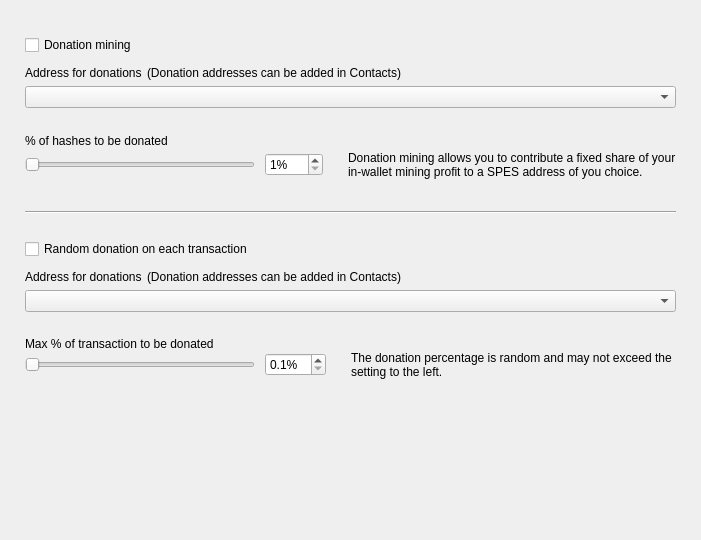
<?xml version="1.0" encoding="UTF-8"?>
<ui version="4.0">
 <class>DonationOptionsFrame</class>
 <widget class="QFrame" name="DonationOptionsFrame">
  <property name="geometry">
   <rect>
    <x>0</x>
    <y>0</y>
    <width>701</width>
    <height>540</height>
   </rect>
  </property>
  <property name="windowTitle">
   <string>Frame</string>
  </property>
  <property name="frameShape">
   <enum>QFrame::NoFrame</enum>
  </property>
  <property name="frameShadow">
   <enum>QFrame::Raised</enum>
  </property>
  <layout class="QVBoxLayout" name="verticalLayout">
   <property name="spacing">
    <number>10</number>
   </property>
   <property name="leftMargin">
    <number>25</number>
   </property>
   <property name="topMargin">
    <number>35</number>
   </property>
   <property name="rightMargin">
    <number>25</number>
   </property>
   <property name="bottomMargin">
    <number>0</number>
   </property>
   <item>
    <widget class="QCheckBox" name="m_enableDonationMiningCheck">
     <property name="text">
      <string>Donation mining</string>
     </property>
    </widget>
   </item>
   <item>
    <widget class="QFrame" name="m_donationMiningFrame">
     <property name="frameShape">
      <enum>QFrame::NoFrame</enum>
     </property>
     <property name="frameShadow">
      <enum>QFrame::Raised</enum>
     </property>
     <layout class="QGridLayout" name="gridLayout" columnstretch="1,0,0,1">
      <property name="leftMargin">
       <number>0</number>
      </property>
      <property name="topMargin">
       <number>0</number>
      </property>
      <property name="rightMargin">
       <number>0</number>
      </property>
      <property name="bottomMargin">
       <number>0</number>
      </property>
      <property name="horizontalSpacing">
       <number>10</number>
      </property>
      <property name="verticalSpacing">
       <number>0</number>
      </property>
      <item row="2" column="0" colspan="4">
       <widget class="QComboBox" name="m_donationMiningAddressCombo"/>
      </item>
      <item row="3" column="0" colspan="4">
       <spacer name="verticalSpacer_2">
        <property name="orientation">
         <enum>Qt::Vertical</enum>
        </property>
        <property name="sizeType">
         <enum>QSizePolicy::Fixed</enum>
        </property>
        <property name="sizeHint" stdset="0">
         <size>
          <width>20</width>
          <height>25</height>
         </size>
        </property>
       </spacer>
      </item>
      <item row="4" column="0" colspan="4">
       <widget class="WalletGui::WalletNormalBlackTextLabel" name="label_2">
        <property name="minimumSize">
         <size>
          <width>0</width>
          <height>16</height>
         </size>
        </property>
        <property name="text">
         <string>% of hashes to be donated</string>
        </property>
        <property name="indent">
         <number>0</number>
        </property>
       </widget>
      </item>
      <item row="5" column="1">
       <widget class="QSpinBox" name="m_donationMiningAmountSpin">
        <property name="suffix">
         <string>%</string>
        </property>
        <property name="minimum">
         <number>1</number>
        </property>
        <property name="maximum">
         <number>100</number>
        </property>
       </widget>
      </item>
      <item row="5" column="0">
       <widget class="QSlider" name="m_donationMiningAmountSlider">
        <property name="maximumSize">
         <size>
          <width>230</width>
          <height>16777215</height>
         </size>
        </property>
        <property name="minimum">
         <number>1</number>
        </property>
        <property name="maximum">
         <number>100</number>
        </property>
        <property name="orientation">
         <enum>Qt::Horizontal</enum>
        </property>
       </widget>
      </item>
      <item row="5" column="2">
       <spacer name="horizontalSpacer">
        <property name="orientation">
         <enum>Qt::Horizontal</enum>
        </property>
        <property name="sizeType">
         <enum>QSizePolicy::Fixed</enum>
        </property>
        <property name="sizeHint" stdset="0">
         <size>
          <width>5</width>
          <height>20</height>
         </size>
        </property>
       </spacer>
      </item>
      <item row="5" column="3" alignment="Qt::AlignVCenter">
       <widget class="WalletGui::WalletSmallGrayTextLabel" name="m_donationMiningCommentLabel">
        <property name="minimumSize">
         <size>
          <width>0</width>
          <height>32</height>
         </size>
        </property>
        <property name="text">
         <string>Donation mining allows you to contribute a fixed share of your in-wallet mining profit to a SPES address of you choice.</string>
        </property>
        <property name="wordWrap">
         <bool>true</bool>
        </property>
        <property name="indent">
         <number>0</number>
        </property>
       </widget>
      </item>
      <item row="1" column="0" colspan="4">
       <spacer name="verticalSpacer_6">
        <property name="orientation">
         <enum>Qt::Vertical</enum>
        </property>
        <property name="sizeType">
         <enum>QSizePolicy::Fixed</enum>
        </property>
        <property name="sizeHint" stdset="0">
         <size>
          <width>20</width>
          <height>5</height>
         </size>
        </property>
       </spacer>
      </item>
      <item row="0" column="0" colspan="4">
       <layout class="QHBoxLayout" name="horizontalLayout" stretch="0,1">
        <property name="spacing">
         <number>5</number>
        </property>
        <property name="leftMargin">
         <number>0</number>
        </property>
        <item>
         <widget class="WalletGui::WalletNormalBlackTextLabel" name="label">
          <property name="minimumSize">
           <size>
            <width>0</width>
            <height>16</height>
           </size>
          </property>
          <property name="text">
           <string>Address for donations</string>
          </property>
          <property name="indent">
           <number>0</number>
          </property>
         </widget>
        </item>
        <item>
         <widget class="WalletGui::WalletSmallGrayTextLabel" name="label_5">
          <property name="text">
           <string>(Donation addresses can be added in Contacts)</string>
          </property>
         </widget>
        </item>
       </layout>
      </item>
     </layout>
    </widget>
   </item>
   <item>
    <spacer name="verticalSpacer_3">
     <property name="orientation">
      <enum>Qt::Vertical</enum>
     </property>
     <property name="sizeType">
      <enum>QSizePolicy::Fixed</enum>
     </property>
     <property name="sizeHint" stdset="0">
      <size>
       <width>20</width>
       <height>20</height>
      </size>
     </property>
    </spacer>
   </item>
   <item>
    <widget class="Line" name="line">
     <property name="frameShadow">
      <enum>QFrame::Sunken</enum>
     </property>
     <property name="orientation">
      <enum>Qt::Horizontal</enum>
     </property>
    </widget>
   </item>
   <item>
    <spacer name="verticalSpacer_4">
     <property name="orientation">
      <enum>Qt::Vertical</enum>
     </property>
     <property name="sizeType">
      <enum>QSizePolicy::Fixed</enum>
     </property>
     <property name="sizeHint" stdset="0">
      <size>
       <width>20</width>
       <height>15</height>
      </size>
     </property>
    </spacer>
   </item>
   <item>
    <widget class="QCheckBox" name="m_enableDonationChangeCheck">
     <property name="text">
      <string>Random donation on each transaction</string>
     </property>
    </widget>
   </item>
   <item>
    <widget class="QFrame" name="m_donationChangeFrame">
     <property name="frameShape">
      <enum>QFrame::NoFrame</enum>
     </property>
     <property name="frameShadow">
      <enum>QFrame::Raised</enum>
     </property>
     <layout class="QGridLayout" name="gridLayout_2" columnstretch="1,0,0,1">
      <property name="leftMargin">
       <number>0</number>
      </property>
      <property name="topMargin">
       <number>0</number>
      </property>
      <property name="rightMargin">
       <number>0</number>
      </property>
      <property name="bottomMargin">
       <number>0</number>
      </property>
      <property name="horizontalSpacing">
       <number>10</number>
      </property>
      <property name="verticalSpacing">
       <number>0</number>
      </property>
      <item row="3" column="0" colspan="4">
       <spacer name="verticalSpacer_5">
        <property name="orientation">
         <enum>Qt::Vertical</enum>
        </property>
        <property name="sizeType">
         <enum>QSizePolicy::Fixed</enum>
        </property>
        <property name="sizeHint" stdset="0">
         <size>
          <width>20</width>
          <height>25</height>
         </size>
        </property>
       </spacer>
      </item>
      <item row="4" column="0" colspan="4">
       <widget class="WalletGui::WalletNormalBlackTextLabel" name="label_3">
        <property name="text">
         <string>Max % of transaction to be donated</string>
        </property>
        <property name="indent">
         <number>0</number>
        </property>
       </widget>
      </item>
      <item row="5" column="0">
       <widget class="QSlider" name="m_donationChangeAmountSlider">
        <property name="maximumSize">
         <size>
          <width>230</width>
          <height>16777215</height>
         </size>
        </property>
        <property name="minimum">
         <number>1</number>
        </property>
        <property name="maximum">
         <number>100</number>
        </property>
        <property name="orientation">
         <enum>Qt::Horizontal</enum>
        </property>
       </widget>
      </item>
      <item row="2" column="0" colspan="4">
       <widget class="QComboBox" name="m_donationChangeAddressCombo"/>
      </item>
      <item row="5" column="3" alignment="Qt::AlignVCenter">
       <widget class="WalletGui::WalletSmallGrayTextLabel" name="m_donationChangeCommentLabel">
        <property name="text">
         <string>The donation percentage is random and may not exceed the setting to the left.</string>
        </property>
        <property name="wordWrap">
         <bool>true</bool>
        </property>
        <property name="indent">
         <number>0</number>
        </property>
       </widget>
      </item>
      <item row="5" column="1">
       <widget class="QDoubleSpinBox" name="m_donationChangeAmountSpin">
        <property name="suffix">
         <string>%</string>
        </property>
        <property name="decimals">
         <number>1</number>
        </property>
        <property name="minimum">
         <double>0.100000000000000</double>
        </property>
        <property name="maximum">
         <double>10.000000000000000</double>
        </property>
        <property name="singleStep">
         <double>0.100000000000000</double>
        </property>
       </widget>
      </item>
      <item row="5" column="2">
       <spacer name="horizontalSpacer_2">
        <property name="orientation">
         <enum>Qt::Horizontal</enum>
        </property>
        <property name="sizeType">
         <enum>QSizePolicy::Fixed</enum>
        </property>
        <property name="sizeHint" stdset="0">
         <size>
          <width>5</width>
          <height>20</height>
         </size>
        </property>
       </spacer>
      </item>
      <item row="1" column="0" colspan="4">
       <spacer name="verticalSpacer_7">
        <property name="orientation">
         <enum>Qt::Vertical</enum>
        </property>
        <property name="sizeType">
         <enum>QSizePolicy::Fixed</enum>
        </property>
        <property name="sizeHint" stdset="0">
         <size>
          <width>20</width>
          <height>5</height>
         </size>
        </property>
       </spacer>
      </item>
      <item row="0" column="0" colspan="4">
       <layout class="QHBoxLayout" name="horizontalLayout_2" stretch="0,1">
        <property name="spacing">
         <number>5</number>
        </property>
        <property name="leftMargin">
         <number>0</number>
        </property>
        <item>
         <widget class="WalletGui::WalletNormalBlackTextLabel" name="label_4">
          <property name="minimumSize">
           <size>
            <width>0</width>
            <height>16</height>
           </size>
          </property>
          <property name="text">
           <string>Address for donations</string>
          </property>
          <property name="indent">
           <number>0</number>
          </property>
         </widget>
        </item>
        <item>
         <widget class="WalletGui::WalletSmallGrayTextLabel" name="label_6">
          <property name="text">
           <string>(Donation addresses can be added in Contacts)</string>
          </property>
         </widget>
        </item>
       </layout>
      </item>
     </layout>
    </widget>
   </item>
   <item>
    <spacer name="verticalSpacer">
     <property name="orientation">
      <enum>Qt::Vertical</enum>
     </property>
     <property name="sizeType">
      <enum>QSizePolicy::Expanding</enum>
     </property>
     <property name="sizeHint" stdset="0">
      <size>
       <width>20</width>
       <height>10</height>
      </size>
     </property>
    </spacer>
   </item>
  </layout>
 </widget>
 <customwidgets>
  <customwidget>
   <class>WalletGui::WalletSmallGrayTextLabel</class>
   <extends>QLabel</extends>
   <header>Gui/Common/WalletTextLabel.h</header>
  </customwidget>
  <customwidget>
   <class>WalletGui::WalletNormalBlackTextLabel</class>
   <extends>QLabel</extends>
   <header>Gui/Common/WalletTextLabel.h</header>
  </customwidget>
 </customwidgets>
 <resources/>
 <connections>
  <connection>
   <sender>m_enableDonationMiningCheck</sender>
   <signal>toggled(bool)</signal>
   <receiver>m_donationMiningFrame</receiver>
   <slot>setEnabled(bool)</slot>
   <hints>
    <hint type="sourcelabel">
     <x>353</x>
     <y>41</y>
    </hint>
    <hint type="destinationlabel">
     <x>350</x>
     <y>115</y>
    </hint>
   </hints>
  </connection>
  <connection>
   <sender>m_donationMiningAmountSlider</sender>
   <signal>valueChanged(int)</signal>
   <receiver>DonationOptionsFrame</receiver>
   <slot>donationMiningAmountChanged(int)</slot>
   <hints>
    <hint type="sourcelabel">
     <x>187</x>
     <y>155</y>
    </hint>
    <hint type="destinationlabel">
     <x>350</x>
     <y>269</y>
    </hint>
   </hints>
  </connection>
  <connection>
   <sender>m_donationMiningAmountSpin</sender>
   <signal>valueChanged(int)</signal>
   <receiver>DonationOptionsFrame</receiver>
   <slot>donationMiningAmountChanged(int)</slot>
   <hints>
    <hint type="sourcelabel">
     <x>391</x>
     <y>155</y>
    </hint>
    <hint type="destinationlabel">
     <x>350</x>
     <y>269</y>
    </hint>
   </hints>
  </connection>
  <connection>
   <sender>m_enableDonationChangeCheck</sender>
   <signal>toggled(bool)</signal>
   <receiver>m_donationChangeFrame</receiver>
   <slot>setEnabled(bool)</slot>
   <hints>
    <hint type="sourcelabel">
     <x>353</x>
     <y>237</y>
    </hint>
    <hint type="destinationlabel">
     <x>350</x>
     <y>328</y>
    </hint>
   </hints>
  </connection>
  <connection>
   <sender>m_donationChangeAmountSlider</sender>
   <signal>valueChanged(int)</signal>
   <receiver>DonationOptionsFrame</receiver>
   <slot>donationChangeAmountChanged(int)</slot>
   <hints>
    <hint type="sourcelabel">
     <x>187</x>
     <y>385</y>
    </hint>
    <hint type="destinationlabel">
     <x>350</x>
     <y>269</y>
    </hint>
   </hints>
  </connection>
  <connection>
   <sender>m_donationChangeAmountSpin</sender>
   <signal>valueChanged(double)</signal>
   <receiver>DonationOptionsFrame</receiver>
   <slot>donationChangeAmountChanged(double)</slot>
   <hints>
    <hint type="sourcelabel">
     <x>433</x>
     <y>353</y>
    </hint>
    <hint type="destinationlabel">
     <x>350</x>
     <y>269</y>
    </hint>
   </hints>
  </connection>
 </connections>
 <slots>
  <slot>donationMiningAmountChanged(int)</slot>
  <slot>donationChangeAmountChanged(int)</slot>
  <slot>donationChangeAmountChanged(double)</slot>
 </slots>
</ui>
